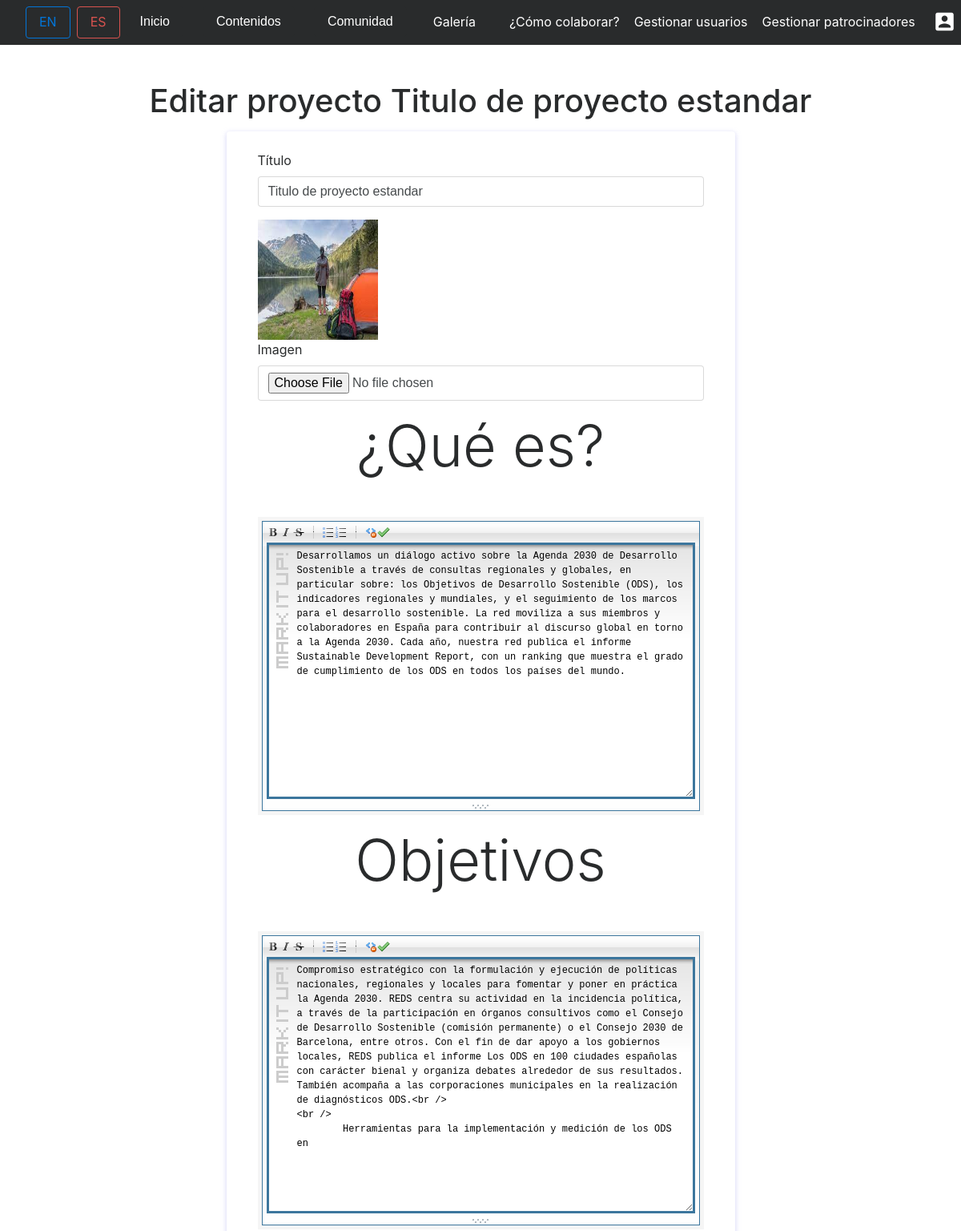
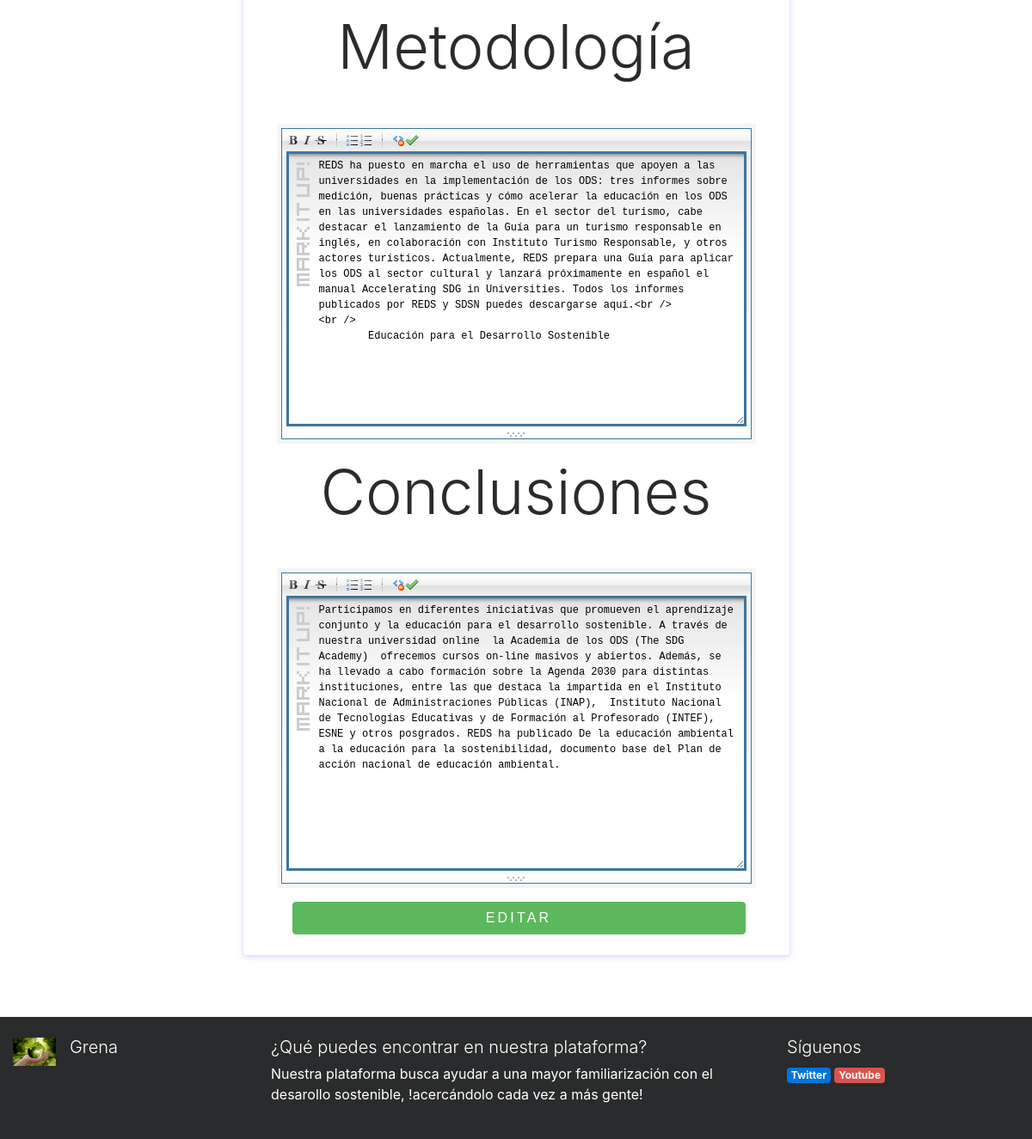
The app's page /index.php?controller=proyectos&action=edit&id=1 (signed in) with its own data (2 pictures, top to bottom).
### tables this page shows
CREATE TABLE IF NOT EXISTS PROYECTO(
		ID_PROYECTO INT(10) AUTO_INCREMENT,
		IMAGEN VARCHAR(255) NOT NULL,
		TITULO VARCHAR(255) NOT NULL,
		INTRODUCCION VARCHAR(7000) NOT NULL,
		OBJETIVOS VARCHAR(7000) NOT NULL,
		METODOLOGIA VARCHAR(7000) NOT NULL,
		CONCLUSIONES VARCHAR(7000) NOT NULL,
		CONSTRAINT PK_PROYECTO PRIMARY KEY(ID_PROYECTO)

	);

### core/ViewManager.php (called while the page is built, shortened)
<?php
class ViewManager {
	private $variables = array();
	public function setVariable($varname, $value, $flash=false) {
		$this->variables[$varname] = $value;
	}
	public function getVariable($varname, $default=NULL) {
		if (!isset($this->variables[$varname])) {
			return $default;
		}
		return $this->variables[$varname];
	}
	public function render($controller, $viewname) {
		include(__DIR__."/../view/$controller/$viewname.php");
	}
	private static $viewmanager_singleton = NULL;
	public static function getInstance() {
		if (self::$viewmanager_singleton == null) {
			self::$viewmanager_singleton = new ViewManager();
		}
		return self::$viewmanager_singleton;
	}
}

### controller/ProyectosController.php (called while the page is built, shortened)
<?php
require_once(__DIR__."/../model/Proyecto.php");
require_once(__DIR__."/../model/ProyectoMapper.php");
require_once(__DIR__."/../core/ViewManager.php");
class ProyectosController extends BaseController {
	private $proyectoMapper;
	public function __construct() {
		$this->proyectoMapper = new ProyectoMapper();
	}
	public function edit() {
		try{
		$proyectoid = $_GET["id"];
		$proyecto = $this->proyectoMapper->findById($proyectoid);
		$this->view->setVariable("proyecto", $proyecto);
		$this->view->render("proyectos", "edit");
	} catch(Exception $ex) {
		$this->view->popFlashF();
	header("Location: index.php?controller=proyectos&action=showall");
	}
	}
}

### index.php (called while the page is built, shortened)
<?php
function run() {
	try {
		$controller = loadController($_GET["controller"]);
		$actionName = $_GET["action"];
		$controller->$actionName();
	} catch(Exception $ex) {
		die("An exception occured!!!!!".$ex->getMessage());
	}
}
function loadController($controllerName) {
	return new $controllerClassName();
}
run();
?>

### core/I18n.php (called while the page is built, shortened)
<?php
class I18n {
	private $messages;
	public function i18n($key) {
		if (isset($this->messages[$key])){
			return $this->messages[$key];
		}else{
			return $key;
		}
	}
	private static $i18n_singleton = null;
	public static function getInstance() {
		if (self::$i18n_singleton == NULL) {
			self::$i18n_singleton = new I18n();
		}
		return self::$i18n_singleton;
	}
}
function i18n($key) {
	return I18n::getInstance()->i18n($key);
}

### model/Proyecto.php (called while the page is built, shortened)
<?php
class Proyecto {
	private $id;
	private $titulo;
	private $introduccion;
	private $objetivos;
	private $metodologia;
	private $conclusiones;
	public function __construct($id=NULL,$imagen=NULL, $introduccion=NULL, $objetivos=NULL, $titulo=NULL, $metodologia=NULL,$conclusiones=NULL) {
		$this->id = $id;
		$this->imagen= $imagen;
		$this->introduccion= $introduccion;
		$this->objetivos = $objetivos;
		$this->titulo = $titulo;
		$this->metodologia = $metodologia;
		$this->conclusiones = $conclusiones;
	}
	public function getId() {
		return $this->id;
	}
	public function getImagen() {
		return $this->imagen;
	}
	public function getIntroduccion() {
		return $this->introduccion;
	}
	public function getObjetivos() {
		return $this->objetivos;
	}
	public function getTitulo() {
		return $this->titulo;
	}
	public function getMetodologia() {
		return $this->metodologia;
	}
	public function getConclusiones() {
		return $this->conclusiones;
	}
}

### model/ProyectoMapper.php (called while the page is built, shortened)
<?php
require_once(__DIR__."/../core/PDOConnection.php");
require_once(__DIR__."/../model/Proyecto.php");
class ProyectoMapper {
	private $db;
	public function __construct() {
		$this->db = PDOConnection::getInstance();
	}
	public function findById($proyectoid){
		$stmt = $this->db->prepare("SELECT * FROM PROYECTO WHERE ID_PROYECTO=?");
		$stmt->execute(array($proyectoid));
		$proyecto = $stmt->fetch(PDO::FETCH_ASSOC);
		if($proyecto != null) {
			return new Proyecto(
				$proyecto["ID_PROYECTO"],$proyecto["IMAGEN"], $proyecto["INTRODUCCION"],$proyecto["OBJETIVOS"],$proyecto["TITULO"],$proyecto["METODOLOGIA"],$proyecto["CONCLUSIONES"]);
		} else {
			return NULL;
		}
	}
	}

### core/PDOConnection.php (called while the page is built)
<?php
class PDOConnection {
	private static $dbhost = "127.0.0.1";
	private static $dbname = "GRENA";
	private static $dbuser = "grena";
	private static $dbpass = "grena21";
	private static $db_singleton = null;
	public static function getInstance() {
		if (self::$db_singleton == null) {
			self::$db_singleton = new PDO(
			"mysql:host=".self::$dbhost.";dbname=".self::$dbname.";charset=utf8",
			self::$dbuser,
			self::$dbpass,
			array(
				PDO::ATTR_EMULATE_PREPARES => false,
				PDO::ATTR_ERRMODE => PDO::ERRMODE_EXCEPTION
			)
		);
	}
	return self::$db_singleton;
}
}
?>

### view/proyectos/edit.php (the view, shortened to what this page needs)
<?php
require_once(__DIR__."/../../core/ViewManager.php");
$view = ViewManager::getInstance();
$proyecto= $view->getVariable("proyecto");
?>
<div class="container mb-5"><div class=" text-center mt-5 ">
        <h1><?= i18n("Editar proyecto")?> <?=$proyecto->getTitulo() ?></h1>
    </div>
    <div class="row ">
        <div class="col-lg-7 mx-auto">
            <div class="card mt-2 mx-auto p-4 bg-light">
                <div class="card-body bg-light">
                    <div class="container">
                        <form id="contact-form" role="form" action="index.php?controller=proyectos&amp;action=edit&amp;id=<?=$proyecto->getId() ?>" onsubmit="return validarformularioproyectoedit()"  method="POST" enctype="multipart/form-data">
                            <div class="controls">
                                <div class="row">
                                    <div class="col-md-12">
                                        <div class="form-group"> <label for="titulo"><?= i18n("Título")?></label> <input id="titulo" onblur="validarVacio(this.id)" type="text" name="titulo" class="form-control" value="<?= $proyecto->getTitulo() ?>" placeholder="<?= i18n("Introduzca aquí el título")?>" required="required" > </div>
                                    </div>
                                </div>
                                <div class="row">
                                    <div class="col-md-12">
                                    <img id="preview" src="images/<?= $proyecto->getImagen() ?>" width="150" height="150" alt="Preview" />
                                        <div class="form-group"> <label for="titulo"><?= i18n("Imagen")?></label> <input id="imagen" type="file" name='imagen' class="form-control"  accept="image/png, .jpeg, .jpg, image/gif"  > </div>
                                    </div>
                                </div>
                                <div class="row">
                                    <div class="col-md-12">
                                    <h3 class="display-3 titulovideos"><?= i18n("¿Qué es?")?></h3>
                                        <div class="form-group">   <textarea rows="15" name="introduccion" onblur="validarVacio(this.id)" class="markItUp" id="mytextarea"><?=nl2br( $proyecto->getIntroduccion()) ?></textarea> </div>
                                    </div>
                                </div>
                                <div class="row">
                                    <div class="col-md-12">
                                    <h3 class="display-3 titulovideos"><?= i18n("Objetivos")?></h3>
                                        <div class="form-group">   <textarea rows="15" name="objetivos" onblur="validarVacio(this.id)"  class="markItUp" id="mytextarea1"><?=nl2br( $proyecto->getObjetivos()) ?></textarea> </div>
                                    </div>
                                </div>
                                <div class="row">
                                    <div class="col-md-12">
                                    <h3 class="display-3 titulovideos"><?= i18n("Metodología")?></h3>
                                        <div class="form-group">   <textarea rows="15" name="metodologia" onblur="validarVacio(this.id)" class="markItUp" id="mytextarea2"><?=nl2br( $proyecto->getMetodologia()) ?></textarea> </div>
                                    </div>
                                </div>
                                <div class="row">
                                    <div class="col-md-12">
                                    <h3 class="display-3 titulovideos"><?= i18n("Conclusiones")?></h3>
                                        <div class="form-group">   <textarea rows="15" name="conclusiones" onblur="validarVacio(this.id)" class="markItUp" id="mytextarea3"><?=nl2br( $proyecto->getConclusiones()) ?></textarea> </div>
                                    </div>
                                </div>
                                <div class="col-md-12"> <button type="submit" class="btn btn-success btn-send pt-2 btn-block w-100" name="submit" value="submit"> <?= i18n("Editar")?> </button></div>
                            </div>
                        </form>
                    </div>
                </div>
            </div>
        </div>
    </div>
</div>

### css/style.css (style rules this page uses)
.btn-send { font-weight: 300; text-transform: uppercase; letter-spacing: 0.2em; width: 80%; margin-left: 3px }
.card { margin-left: 10px; margin-right: 10px }

### markitup/skins/markitup/style.css (style rules this page uses)
.markItUp * { margin:0px; padding:0px; outline:none; }
.markItUp { width:100%; margin:5px 0 5px 0; border:5px solid #F5F5F5; }
.markItUpEditor { font:12px 'Courier New', Courier, monospace; padding:5px 5px 5px 35px; border:3px solid #3C769D; width:100%; height:320px; background:#FFF url(images/bg-editor.png) no-repeat; clear:both; line-height:18px; overflow:auto; }

### records on screen
proyecto: TITULO "Titulo de proyecto estandar", titulo "Titulo de proyecto estandar", IMAGEN (picture), introduccion "Desarrollamos un diálogo activo sobre la Agenda 2030 de Desarrollo Sostenible a través de consultas regionales y globales, en particular sobre: los Objetivos de Desarrollo Sostenible (ODS), los indicadores regionales y mundiales, y el seguimiento de los marcos para el desarrollo sostenible. La red moviliza a sus miembros y colaboradores en España para contribuir al discurso global en torno a la Agenda 2030. Cada año, nuestra red publica el informe Sustainable Development Report, con un ranking que muestra el grado de cumplimiento de los ODS en todos los países del mundo.", objetivos "Compromiso estratégico con la formulación y ejecución de políticas nacionales, regionales y locales para fomentar y poner en práctica la Agenda 2030. REDS centra su actividad en la incidencia política, a través de la participación en órganos consultivos como el Consejo de Desarrollo Sostenible (comisión permanente) o el Consejo 2030 de Barcelona, entre otros. Con el fin de dar apoyo a los gobiernos locales, REDS publica el informe Los ODS en 100 ciudades españolas con carácter bienal y organiza debates alrededor de sus resultados. También acompaña a las corporaciones municipales en la realización de diagnósticos ODS.<br /> <br /> Herramientas para la implementación y medición de los ODS en", metodologia "REDS ha puesto en marcha el uso de herramientas que apoyen a las universidades en la implementación de los ODS: tres informes sobre medición, buenas prácticas y cómo acelerar la educación en los ODS en las universidades españolas. En el sector del turismo, cabe destacar el lanzamiento de la Guía para un turismo responsable en inglés, en colaboración con Instituto Turismo Responsable, y otros actores turísticos. Actualmente, REDS prepara una Guía para aplicar los ODS al sector cultural y lanzará próximamente en español el manual Accelerating SDG in Universities. Todos los informes publicados por REDS y SDSN puedes descargarse aquí.<br /> <br /> Educación para el Desarrollo Sostenible", conclusiones "Participamos en diferentes iniciativas que promueven el aprendizaje conjunto y la educación para el desarrollo sostenible. A través de nuestra universidad online la Academia de los ODS (The SDG Academy) ofrecemos cursos on-line masivos y abiertos. Además, se ha llevado a cabo formación sobre la Agenda 2030 para distintas instituciones, entre las que destaca la impartida en el Instituto Nacional de Administraciones Públicas (INAP), Instituto Nacional de Tecnologías Educativas y de Formación al Profesorado (INTEF), ESNE y otros posgrados. REDS ha publicado De la educación ambiental a la educación para la sostenibilidad, documento base del Plan de acción nacional de educación ambiental."

### other values on screen
i18n("Inicio") "Inicio"
i18n("Contenidos") "Contenidos"
i18n("Comunidad") "Comunidad"
i18n("Galería") "Galería"
i18n("¿Cómo colaborar?") "¿Cómo colaborar?"
i18n("Gestionar usuarios") "Gestionar usuarios"
i18n("Gestionar patrocinadores") "Gestionar patrocinadores"
i18n("Editar proyecto") "Editar proyecto"
i18n("Título") "Título"
i18n("Imagen") "Imagen"
i18n("¿Qué es?") "¿Qué es?"
i18n("Objetivos") "Objetivos"
i18n("Metodología") "Metodología"
i18n("Conclusiones") "Conclusiones"
i18n("Editar") "EDITAR"
